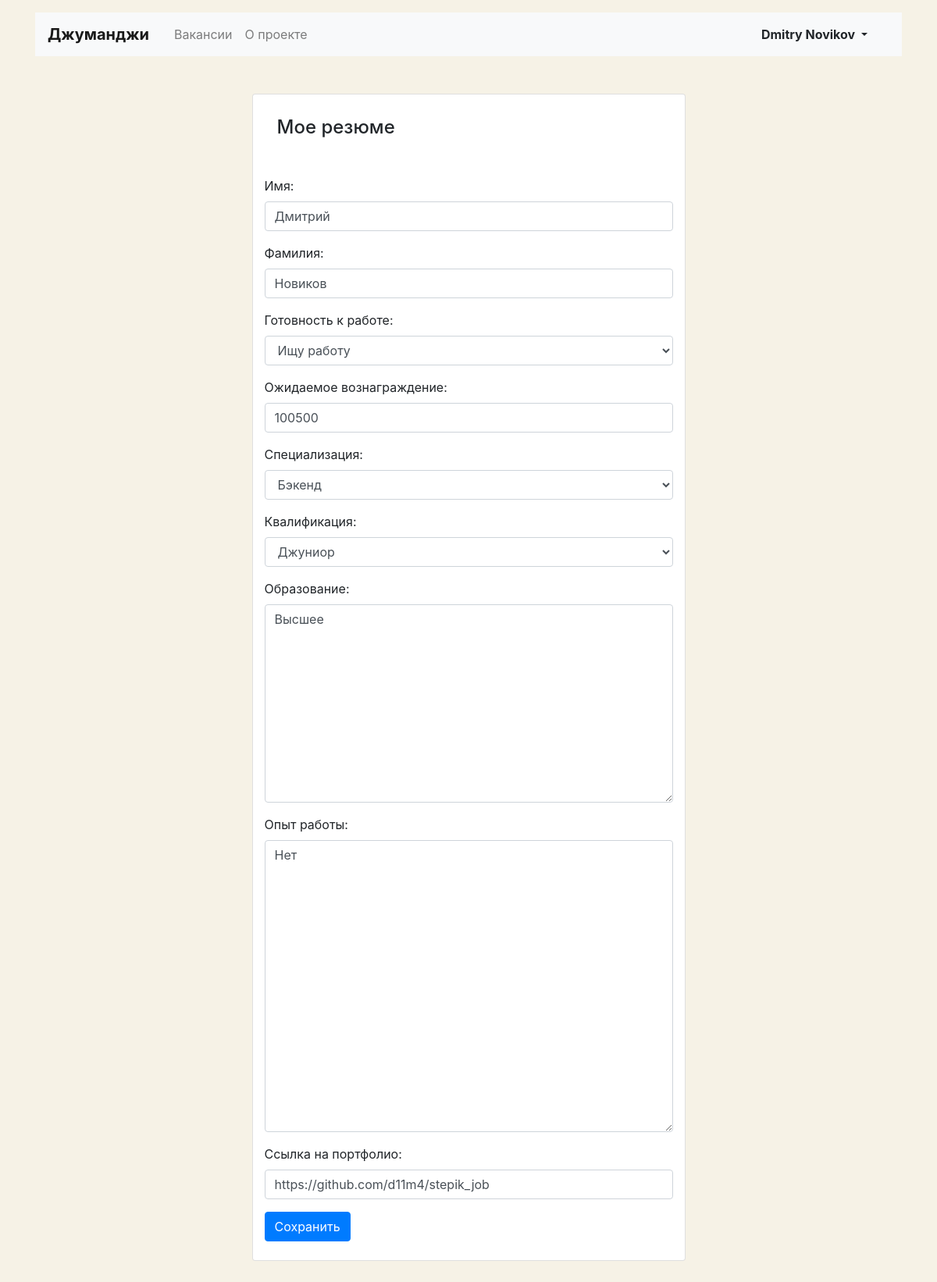
Screenshot of /myresume/edit/ (signed in) with the database file from the repository.
### job/models.py (models this page shows, shortened)
class Resume(models.Model):
    user = models.OneToOneField(User, on_delete=models.CASCADE, related_name='resume')
    name = models.CharField(max_length=64)
    surname = models.CharField(max_length=64)
    RESUME_STATUS = (
        ('n', 'Не ищу работу'),
        ('r', 'Рассматриваю предложения'),
        ('a', 'Ищу работу'),
    )
    status = models.CharField(max_length=1, choices=RESUME_STATUS, blank=False, default='a')
    salary = models.IntegerField()
    specialty = models.ForeignKey(Specialty, on_delete=models.CASCADE, default='2', related_name='resumes')
    RESUME_GRADE = (
        ('st', 'Стажер'),
        ('j', 'Джуниор'),
        ('m', 'Миддл'),
        ('sr', 'Синьор'),
        ('l', 'Лид'),
    )
    grade = models.CharField(max_length=2, choices=RESUME_GRADE, blank=False, default='j')
    education = models.CharField(max_length=64)
    experience = models.CharField(max_length=64)
    portfolio = models.CharField(max_length=1024)

### job/views.py (the view)
# urls.py: path('myresume/edit/', my_resume_edit, name='myresume_edit'),
def my_resume_edit(request):
    if request.user.is_authenticated:
        instance = get_object_or_404(Resume, user=request.user)
        form = ResumeForm(request.POST or None, instance=instance)
        if form.is_valid():
            form.save()
            messages.success(request, 'Ваше резюме обновлено!')
            return redirect('myresume_edit')
        return render(request, 'resume-edit.html', {'form': form})
    else:
        raise Http404

### job/forms.py (shortened to what this page needs)
class ResumeForm(ModelForm):
    class Meta:
        model = Resume
        widgets = {
            'education': Textarea(attrs={'cols': 80, 'rows': 10}),
            'experience': Textarea(attrs={'cols': 80, 'rows': 15}),
        }
        fields = ('name',
                  'surname',
                  'status',
                  'salary',
                  'specialty',
                  'grade',
                  'education',
                  'experience',
                  'portfolio')
        labels = {
            'name': _('Имя'),
            'surname': _('Фамилия'),
            'status': _('Готовность к работе'),
            'salary': _('Ожидаемое вознаграждение'),
            'specialty': _('Специализация'),
            'grade': _('Квалификация'),
            'education': _('Образование'),
            'experience': _('Опыт работы'),
            'portfolio': _('Ссылка на портфолио'),
        }

### job/models.py (called while the page is built)
    def __str__(self):
        return self.title

### templates/resume-edit.html (shortened to what this page needs)
{% extends 'base_lk.html' %}
{% block content %}
<main class="container mt-3 pb-5">
    <section class="col-12 col-lg-6 offset-lg-3 mt-5 card">
        <div class="card-body px-3 pb-4">
            <h1 class="h4 pt-2 pb-3">Мое резюме</h1>
        </div>
        <div class="row">
            <div class="col-12 col-md-12">
                <div class="form-group pb-2">
                    <form method="post">
                        {% include 'includes/forms.html' with form=form %}
                        <button type="submit" name="sub" class="btn btn-primary">Сохранить</button>
                    </form>
                </div>
            </div>
        </div>
    </section>
</main>
{% endblock %}

### templates/base_lk.html (shortened to what this page needs)
<!DOCTYPE html>
<html lang="ru">
<head>
    <link rel="stylesheet" href="https://stackpath.bootstrapcdn.com/bootstrap/4.3.1/css/bootstrap.min.css"
>
</head>
<body>
<header class="container mt-3">
    <nav class="navbar navbar-expand-lg navbar-light bg-light">
        <a class="navbar-brand mr-4 font-weight-bold" href="{% url 'index' %}">Джуманджи</a>
        <div class="collapse navbar-collapse justify-content-between" id="navbarNav">
            <ul class="navbar-nav col-10">
                {% url 'vacancies' as activepoint %}
                <li class="nav-item {% if activepoint == request.path %}active{% endif %}">
                    <a class="nav-link" href="{% url 'vacancies' %}">Вакансии</a>
                </li>
                <li class="nav-item">
                    <a class="nav-link" href="#">О проекте</a>
                </li>
            </ul>
            <ul class="navbar-nav col-2 justify-content-end">
                <li class="nav-item active">
                    <div class="btn-group">
                        <button type="button" class="btn dropdown-toggle font-weight-bold" data-toggle="dropdown"
                                aria-haspopup="true" aria-expanded="false">
                            {% if user.first_name %}
                              {{ user.first_name }}
                              {% if user.last_name %}
                                {{ user.last_name }}
                              {% endif %}
                            {% else %}
                              {{ user.username }}
                            {% endif %}
                        </button>
                    </div>
                </li>
            </ul>
        </div>
    </nav>
</header>
{% block content %}
{% endblock %}
</body>
</html>

### templates/includes/forms.html (shortened to what this page needs)
{% load widget_tweaks %}
{% for field in form.visible_fields %}
  <div class="form-group">
    {{ field.label_tag }}
    {% if form.is_bound %}
      {% if field.errors %}
        {% render_field field class="form-control is-invalid" %}
        {% for error in field.errors %}
          <div class="invalid-feedback">
            {{ error }}
          </div>
        {% endfor %}
      {% else %}
        {% render_field field class="form-control is-valid" %}
      {% endif %}
    {% else %}
      {% render_field field class="form-control" %}
    {% endif %}
  </div>
{% endfor %}

### templates/base_lk.html (style rules this page uses)
body { background-color: #F6F2E6; }

### rows the page displays
Resume: name "Дмитрий" "Новиков" "Ищу работу" "100500" "Бэкенд" "Джуниор" "Высшее" "Нет" "https://github.com/d11m4/stepik_job"

### other values shown
{{ user.first_name }} "Dmitry"
{{ user.last_name }} "Novikov"
{{ field.label_tag }} "Имя:" "Фамилия:" "Готовность к работе:" "Ожидаемое вознаграждение:" "Специализация:" "Квалификация:" "Образование:" "Опыт работы:" "Ссылка на портфолио:"
